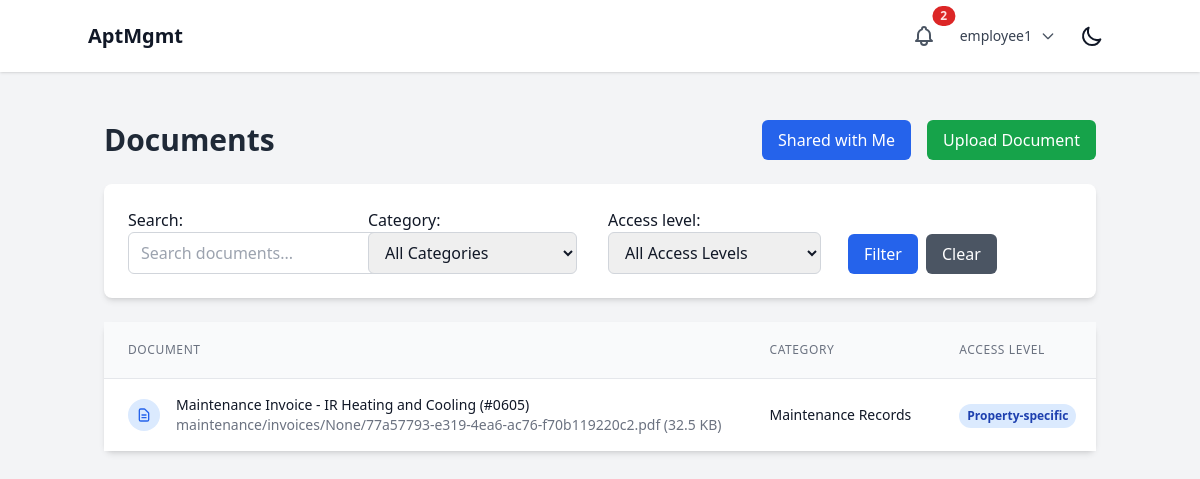
Page /documents/ (signed in) on the earlier database version.
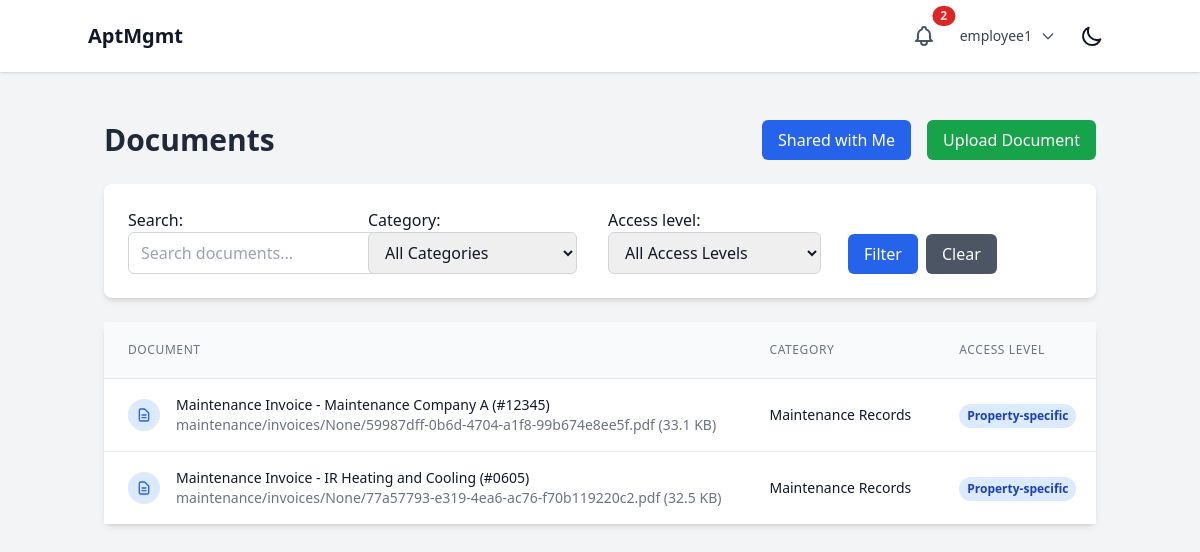
Same page on the later database version.
### documents/models.py (models this page shows, shortened)
class Document(models.Model):
    class AccessLevel(models.TextChoices):
        COMPANY = "COMPANY", "Company-wide"
        PROPERTY = "PROPERTY", "Property-specific"
        UNIT = "UNIT", "Unit-specific"
        PRIVATE = "PRIVATE", "Private (specific users)"
    title = models.CharField(max_length=255)
    description = models.TextField(blank=True)
    file = models.FileField(upload_to=document_upload_path)
    original_filename = models.CharField(max_length=255)
    file_size = models.PositiveIntegerField()
    file_type = models.CharField(max_length=100)
    category = models.ForeignKey(DocumentCategory, on_delete=models.SET_NULL, null=True, blank=True)
    company = models.ForeignKey(Company, on_delete=models.CASCADE, related_name="documents")
    property = models.ForeignKey(Property, on_delete=models.CASCADE, related_name="documents", null=True, blank=True)
    unit = models.ForeignKey(ApartmentUnit, on_delete=models.CASCADE, related_name="documents", null=True, blank=True)
    access_level = models.CharField(max_length=20, choices=AccessLevel.choices, default=AccessLevel.COMPANY)
    allowed_users = models.ManyToManyField(User, related_name="accessible_documents", blank=True)
    allowed_roles = models.JSONField(default=list, blank=True)  # List of role strings
    uploaded_by = models.ForeignKey(User, on_delete=models.CASCADE, related_name="uploaded_documents")
    created_at = models.DateTimeField(auto_now_add=True)
    updated_at = models.DateTimeField(auto_now=True)
    is_active = models.BooleanField(default=True)
    class Meta:
        ordering = ['-created_at']
        indexes = [
            models.Index(fields=['company', 'access_level']),
            models.Index(fields=['property']),
            models.Index(fields=['created_at']),
        ]
    def is_accessible_by_user(self, user):
        if user.role == 'SUPERUSER' or user.is_superuser:
            return True
        if self.uploaded_by == user:
            return True
        if user.company != self.company:
            return False
        if self.allowed_users.filter(id=user.id).exists():
            return True
        if user.role in self.allowed_roles:
            return True

class DocumentCategory(models.Model):
    name = models.CharField(max_length=100)
    description = models.TextField(blank=True)
    created_at = models.DateTimeField(auto_now_add=True)
    class Meta:
        verbose_name_plural = "Document Categories"
    def __str__(self):
        return self.name

### documents/views.py (the view, shortened to what this page needs)
# urls.py: path('', views.document_list, name='list'),
@login_required
def document_list(request):
    if request.user.role == 'SUPERUSER' or request.user.is_superuser:
        documents = Document.objects.filter(is_active=True)
    elif request.user.company:
        documents = Document.objects.filter(
            company=request.user.company,
            is_active=True
        )
    else:
        documents = Document.objects.none()
    filter_form = DocumentFilterForm(request.GET)
    if filter_form.is_valid():
        if filter_form.cleaned_data['category']:
            documents = documents.filter(category=filter_form.cleaned_data['category'])
        if filter_form.cleaned_data['access_level']:
            documents = documents.filter(access_level=filter_form.cleaned_data['access_level'])
    accessible_documents = [doc for doc in documents if doc.is_accessible_by_user(request.user)]
    paginator = Paginator(accessible_documents, 10)
    page_number = request.GET.get('page')
    page_obj = paginator.get_page(page_number)
    context = {
        'page_obj': page_obj,
        'filter_form': filter_form,
        'total_documents': len(accessible_documents),
    }
    return render(request, 'documents/list.html', context)

### documents/forms.py
class DocumentFilterForm(forms.Form):
    category = forms.ModelChoiceField(
        queryset=DocumentCategory.objects.all(),
        required=False,
        empty_label="All Categories",
        widget=forms.Select(attrs={
            'class': 'px-3 py-2 border border-gray-300 rounded-md focus:outline-none focus:ring-2 focus:ring-blue-500'
        })
    )
    access_level = forms.ChoiceField(
        choices=[('', 'All Access Levels')] + Document.AccessLevel.choices,
        required=False,
        widget=forms.Select(attrs={
            'class': 'px-3 py-2 border border-gray-300 rounded-md focus:outline-none focus:ring-2 focus:ring-blue-500'
        })
    )
    search = forms.CharField(
        required=False,
        widget=forms.TextInput(attrs={
            'class': 'px-3 py-2 border border-gray-300 rounded-md focus:outline-none focus:ring-2 focus:ring-blue-500',
            'placeholder': 'Search documents...'
        })
    )

### documents/templates/documents/list.html (shortened to what the changed rows need)
{% extends 'base.html' %}
{% block content %}
<div class="container mx-auto px-4 py-8">
    <div class="flex justify-between items-center mb-6">
        <h1 class="text-3xl font-bold text-gray-800 dark:text-white">Documents</h1>
    </div>
    <div class="bg-white dark:bg-gray-800 rounded-lg shadow-md">
        {% if page_obj %}
            <div class="overflow-x-auto">
                <table class="min-w-full divide-y divide-gray-200 dark:divide-gray-700">
                    <thead class="bg-gray-50 dark:bg-gray-700">
                        <tr>
                            <th class="px-6 py-3 text-left text-xs font-medium text-gray-500 dark:text-gray-300 uppercase tracking-wider">
                                Document
                            </th>
                            <th class="px-6 py-3 text-left text-xs font-medium text-gray-500 dark:text-gray-300 uppercase tracking-wider">
                                Category
                            </th>
                            <th class="px-6 py-3 text-left text-xs font-medium text-gray-500 dark:text-gray-300 uppercase tracking-wider">
                                Access Level
                            </th>
                        </tr>
                    </thead>
                    <tbody class="bg-white dark:bg-gray-800 divide-y divide-gray-200 dark:divide-gray-700">
                        {% for document in page_obj %}
                        <tr class="hover:bg-gray-50 dark:hover:bg-gray-700">
                            <td class="px-6 py-4 whitespace-nowrap">
                                <div class="flex items-center">
                                    <div class="flex-shrink-0 h-8 w-8">
                                        <div class="h-8 w-8 bg-blue-100 dark:bg-blue-900 rounded-full flex items-center justify-center">
                                            <svg class="h-4 w-4 text-blue-600 dark:text-blue-400" fill="none" stroke="currentColor" viewBox="0 0 24 24">
                                                <path stroke-linecap="round" stroke-linejoin="round" stroke-width="2" d="M9 12h6m-6 4h6m2 5H7a2 2 0 01-2-2V5a2 2 0 012-2h5.586a1 1 0 01.707.293l5.414 5.414a1 1 0 01.293.707V19a2 2 0 01-2 2z"></path>
                                            </svg>
                                        </div>
                                    </div>
                                    <div class="ml-4">
                                        <div class="text-sm font-medium text-gray-900 dark:text-white">
                                            <a href="{% url 'documents:detail' document.id %}" class="hover:underline">
                                                {{ document.title }}
                                            </a>
                                        </div>
                                        <div class="text-sm text-gray-500 dark:text-gray-400">
                                            {{ document.original_filename }} ({{ document.file_size|filesizeformat }})
                                        </div>
                                    </div>
                                </div>
                            </td>
                            <td class="px-6 py-4 whitespace-nowrap text-sm text-gray-900 dark:text-white">
                                {{ document.category.name|default:"No Category" }}
                            </td>
                            <td class="px-6 py-4 whitespace-nowrap">
                                <span class="inline-flex px-2 py-1 text-xs font-semibold rounded-full
                                    {% if document.access_level == 'COMPANY' %}bg-green-100 text-green-800 dark:bg-green-900 dark:text-green-200
                                    {% elif document.access_level == 'PROPERTY' %}bg-blue-100 text-blue-800 dark:bg-blue-900 dark:text-blue-200
                                    {% elif document.access_level == 'UNIT' %}bg-yellow-100 text-yellow-800 dark:bg-yellow-900 dark:text-yellow-200
                                    {% else %}bg-gray-100 text-gray-800 dark:bg-gray-900 dark:text-gray-200{% endif %}">
                                    {{ document.get_access_level_display }}
                                </span>
                            </td>
                        </tr>
                        {% endfor %}
                    </tbody>
                </table>
            </div>
        {% endif %}
    </div>
</div>
{% endblock %}

Differences in the rows shown:
added Document: title "Maintenance Invoice - Maintenance Company A (#12345)", original_filename "maintenance/invoices/None/59987dff-0b6d-4704-a1f8-99b674e8ee5f.pdf", file_size|filesizeformat "33.1 KB", category.name "Maintenance Records", access_level "Property-specific"
